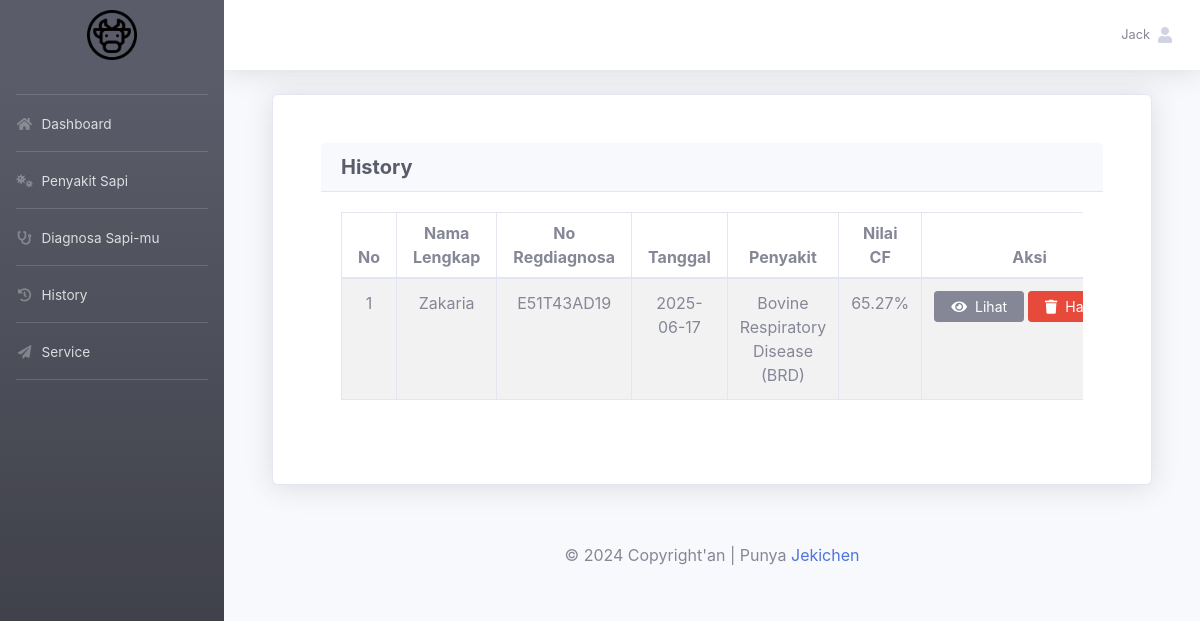
The page /user/history.php (signed in) on the database its author committed.
### tables this page shows
CREATE TABLE `tbl_hasil` (
  `id_hasil` int(11) NOT NULL,
  `id_akun` int(11) NOT NULL,
  `id_penyakit` int(11) DEFAULT NULL,
  `no_regdiagnosa` char(10) NOT NULL,
  `tgl_diagnosa` date NOT NULL,
  `nilai_cf` double NOT NULL,
  `status_simpan` int(11) DEFAULT 0
);

CREATE TABLE `tbl_akun` (
  `id_akun` int(11) NOT NULL,
  `nama_lengkap` varchar(100) NOT NULL,
  `username` varchar(50) NOT NULL,
  `password` varchar(255) NOT NULL,
  `role` enum('admin','user') NOT NULL,
  `dibuat` timestamp NOT NULL DEFAULT current_timestamp()
);

CREATE TABLE `tbl_penyakit` (
  `id_penyakit` int(11) NOT NULL,
  `nama_penyakit` varchar(100) NOT NULL,
  `keterangan` text DEFAULT NULL,
  `solusi` text DEFAULT NULL,
  `gambar` varchar(255) DEFAULT NULL
);

### user/history.php (called while the page is built, shortened)
<?php
include 'index.php';
?>

### user/history-content.php (the view, shortened to what this page needs)
<div class="container">
    <div class="card shadow p-5 mb-5">
        <div class="card-header">
            <h5 class="m-0 font-weight-bold text-dark">History</h5>
        </div>
        <div class="card-body">
        <div class="table-responsive">
            <table class="table table-bordered table-striped">
                <thead>
                    <tr>
                        <th class="text-center px-3 py-2">No</th>
                        <th class="text-center px-3 py-2">Nama Lengkap</th>
                        <th class="text-center px-3 py-2">No Regdiagnosa</th>
                        <th class="text-center px-3 py-2">Tanggal</th>
                        <th class="text-center px-3 py-2">Penyakit</th>
                        <th class="text-center px-3 py-2">Nilai CF</th>
                        <th class="text-center px-3 py-2">Aksi</th>
                    </tr>
                </thead>
                <tbody>
                    <?php
                    $id_akun = $_SESSION['id_akun'] ?? null;
                    $query = "SELECT h.*, p.nama_penyakit AS penyakit_cf, a.nama_lengkap
                              FROM tbl_hasil h
                              JOIN tbl_akun a ON h.id_akun = a.id_akun
                              JOIN tbl_penyakit p ON h.id_penyakit = p.id_penyakit
                              WHERE h.id_akun = '$id_akun'
                              ORDER BY h.id_hasil DESC";
                    $result = mysqli_query($conn, $query);
                    $no = 1;
                    while ($row = mysqli_fetch_array($result)) { ?>
                        <tr>
                            <td class="text-center"><?= $no++; ?></td>
                            <td class="text-center"><?= htmlspecialchars($row['nama_lengkap']); ?></td>
                            <td class="text-center"><?= htmlspecialchars($row['no_regdiagnosa']); ?></td>
                            <td class="text-center"><?= htmlspecialchars($row['tgl_diagnosa']); ?></td>
                            <td class="text-center"><?= htmlspecialchars($row['penyakit_cf']); ?></td>
                            <td class="text-center"><?= htmlspecialchars($row['nilai_cf']); ?>%</td>
                            <td class="text-center">
                                <div class="d-flex justify-content-center gap-2">
                                    <a href="detail-history.php?no_regdiagnosa=<?= urlencode($row['no_regdiagnosa']); ?>&id_akun=<?= urlencode($row['id_akun']); ?>"class="btn btn-secondary btn-sm d-flex align-items-center px-3 py-1 mr-1"><i class="fa fa-eye mr-2"></i> <span>Lihat</span></a>
                                    <a href="history.php?konfirmasi=hapus&no_regdiagnosa=<?= urlencode($row['no_regdiagnosa']); ?>"class="btn btn-danger btn-sm d-flex align-items-center px-3 py-1"><i class="fa fa-trash mr-2"></i> <span>Hapus</span></a>
                                </div>
                            </td>
                        </tr>
                    <?php } ?>
                </tbody>
            </table>
        </div>
    </div>
</div>

### rows shown on the page
tbl_hasil: id_akun.nama_lengkap "Zakaria", no_regdiagnosa "E51T43AD19", tgl_diagnosa "2025-06-17", id_penyakit.nama_penyakit "Bovine Respiratory Disease (BRD)", nilai_cf "65.27"

### other values the page prints
$_SESSION['username'] "Jack"
